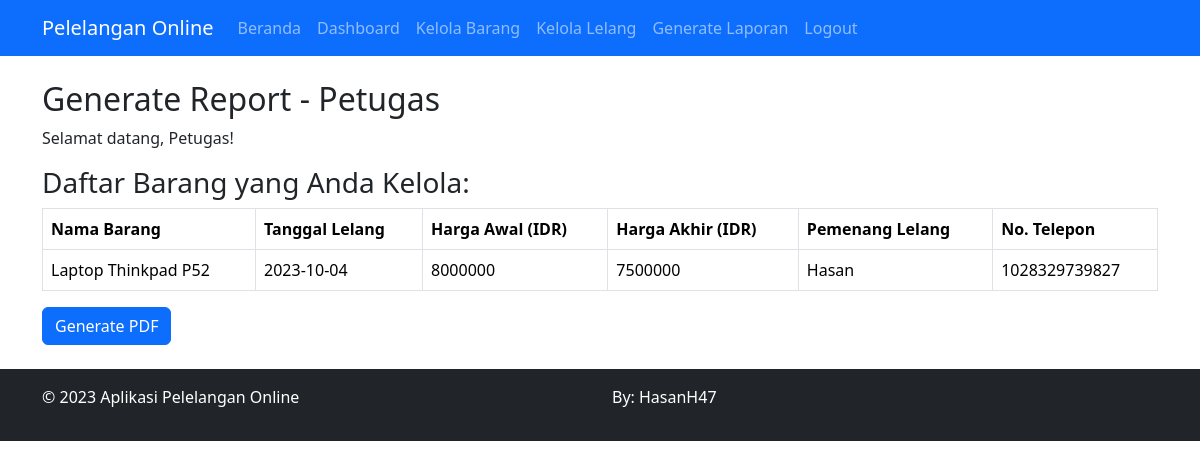
The app's page /pages/petugas/generate_report.php (signed in) with its own data.
### tables this page shows
CREATE TABLE `tb_lelang` (
  `id_lelang` int NOT NULL,
  `id_barang` int NOT NULL,
  `tgl_lelang` date NOT NULL,
  `harga_akhir` int DEFAULT NULL,
  `id_user` int DEFAULT NULL,
  `id_petugas` int NOT NULL,
  `status` enum('dibuka','ditutup') NOT NULL
);

CREATE TABLE `tb_barang` (
  `id_barang` int NOT NULL,
  `gambar` varchar(255) NOT NULL,
  `nama_barang` varchar(25) NOT NULL,
  `tgl` date NOT NULL,
  `harga_awal` int NOT NULL,
  `deskripsi_barang` text NOT NULL
);

CREATE TABLE `tb_masyarakat` (
  `id_user` int NOT NULL,
  `nama_lengkap` varchar(25) NOT NULL,
  `username` varchar(25) NOT NULL,
  `password` varchar(255) NOT NULL,
  `telp` varchar(25) NOT NULL
);

### pages/petugas/generate_report.php (the view, shortened to what this page needs)
<?php
require_once '../../config/database.php';
$sql = "SELECT b.nama_barang, b.tgl, b.harga_awal, l.harga_akhir, m.nama_lengkap, m.telp
        FROM tb_barang b
        LEFT JOIN tb_lelang l ON b.id_barang = l.id_barang
        LEFT JOIN tb_masyarakat m ON l.id_user = m.id_user
        ORDER BY b.tgl ASC";
$barang_list = [];
if ($stmt = $mysqli->prepare($sql)) {
  if ($stmt->execute()) {
    $result = $stmt->get_result();
    while ($row = $result->fetch_assoc()) {
      $barang_list[] = $row;
    }
  }
}
?>
<!DOCTYPE html>
<html lang="en">
<head>
  <link rel="stylesheet" href="../../assets/css/bootstrap.min.css">
  <link rel="stylesheet" href="../../assets/css/style.css">
</head>
<body>
  <?php include '../../includes/navbar.php'; ?>
  <div class="container mt-4">
    <h2>Generate Report - Petugas</h2>
    <p>Selamat datang, Petugas!</p>
    <div id="pdf-content">
      <h3>Daftar Barang yang Anda Kelola:</h3>
      <table class="table table-bordered">
        <thead>
          <tr>
            <th>Nama Barang</th>
            <th>Tanggal Lelang</th>
            <th>Harga Awal (IDR)</th>
            <th>Harga Akhir (IDR)</th>
            <th>Pemenang Lelang</th>
            <th>No. Telepon</th>
          </tr>
        </thead>
        <tbody>
          <?php foreach ($barang_list as $barang) : ?>
            <tr>
              <td><?php echo $barang['nama_barang']; ?></td>
              <td><?php echo $barang['tgl']; ?></td>
              <td><?php echo $barang['harga_awal']; ?></td>
              <td><?php echo $barang['harga_akhir']; ?></td>
              <td><?php echo $barang['nama_lengkap']; ?></td>
              <td><?php echo $barang['telp']; ?></td>
            </tr>
          <?php endforeach; ?>
        </tbody>
      </table>
    </div>
    <button class="btn btn-primary" onclick="generatePDF()">Generate PDF</button>
  </div>
  <?php include '../../includes/footer.php'; ?>

### records on screen
tb_lelang: id_barang.nama_barang "Laptop Thinkpad P52", id_barang.tgl "2023-10-04", id_barang.harga_awal "8000000", harga_akhir "7500000", id_user.nama_lengkap "Hasan", id_user.telp "1028329739827"
